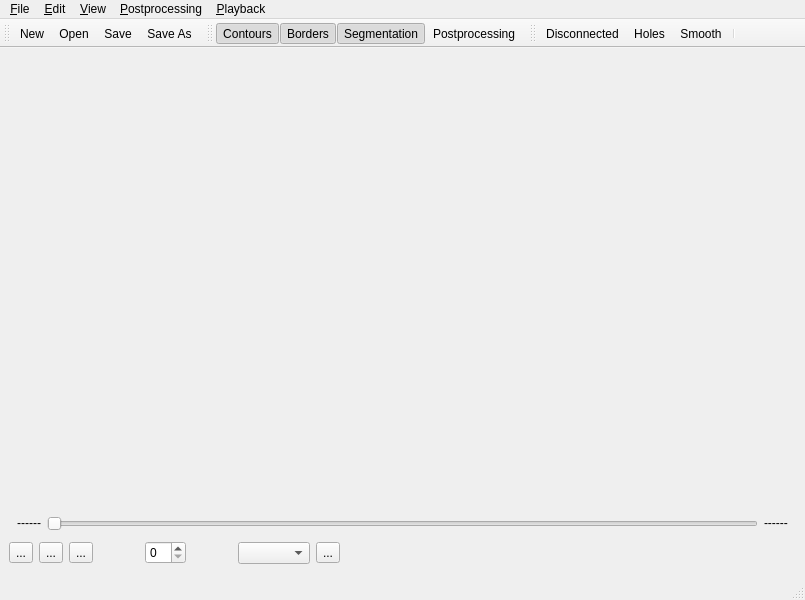
<?xml version="1.0" encoding="UTF-8"?>
<ui version="4.0">
 <class>Editor</class>
 <widget class="QMainWindow" name="Editor">
  <property name="geometry">
   <rect>
    <x>0</x>
    <y>0</y>
    <width>805</width>
    <height>600</height>
   </rect>
  </property>
  <property name="windowTitle">
   <string>Sequence Face Landmarks Viewer</string>
  </property>
  <widget class="QWidget" name="centralwidget">
   <layout class="QGridLayout" name="gridLayout_2">
    <item row="0" column="0">
     <layout class="QVBoxLayout" name="verticalLayout">
      <item>
       <widget class="QLabel" name="display">
        <property name="minimumSize">
         <size>
          <width>320</width>
          <height>240</height>
         </size>
        </property>
        <property name="baseSize">
         <size>
          <width>0</width>
          <height>0</height>
         </size>
        </property>
        <property name="text">
         <string/>
        </property>
       </widget>
      </item>
      <item>
       <layout class="QHBoxLayout" name="frame_layout">
        <item>
         <widget class="QLabel" name="curr_frame_lbl">
          <property name="sizePolicy">
           <sizepolicy hsizetype="Preferred" vsizetype="Fixed">
            <horstretch>0</horstretch>
            <verstretch>0</verstretch>
           </sizepolicy>
          </property>
          <property name="minimumSize">
           <size>
            <width>32</width>
            <height>0</height>
           </size>
          </property>
          <property name="text">
           <string>------</string>
          </property>
          <property name="alignment">
           <set>Qt::AlignRight|Qt::AlignTrailing|Qt::AlignVCenter</set>
          </property>
         </widget>
        </item>
        <item>
         <widget class="QSlider" name="frame_slider">
          <property name="enabled">
           <bool>false</bool>
          </property>
          <property name="orientation">
           <enum>Qt::Horizontal</enum>
          </property>
         </widget>
        </item>
        <item>
         <widget class="QLabel" name="max_frame_lbl">
          <property name="sizePolicy">
           <sizepolicy hsizetype="Preferred" vsizetype="Fixed">
            <horstretch>0</horstretch>
            <verstretch>0</verstretch>
           </sizepolicy>
          </property>
          <property name="minimumSize">
           <size>
            <width>32</width>
            <height>0</height>
           </size>
          </property>
          <property name="text">
           <string>------</string>
          </property>
         </widget>
        </item>
       </layout>
      </item>
      <item>
       <layout class="QHBoxLayout" name="buttons_layout">
        <item>
         <widget class="QToolButton" name="backward_btn">
          <property name="minimumSize">
           <size>
            <width>0</width>
            <height>0</height>
           </size>
          </property>
          <property name="text">
           <string>...</string>
          </property>
          <property name="iconSize">
           <size>
            <width>32</width>
            <height>32</height>
           </size>
          </property>
         </widget>
        </item>
        <item>
         <widget class="QToolButton" name="play_pause_btn">
          <property name="text">
           <string>...</string>
          </property>
          <property name="iconSize">
           <size>
            <width>32</width>
            <height>32</height>
           </size>
          </property>
         </widget>
        </item>
        <item>
         <widget class="QToolButton" name="forward_btn">
          <property name="text">
           <string>...</string>
          </property>
          <property name="iconSize">
           <size>
            <width>32</width>
            <height>32</height>
           </size>
          </property>
         </widget>
        </item>
        <item>
         <spacer name="horizontalSpacer">
          <property name="orientation">
           <enum>Qt::Horizontal</enum>
          </property>
          <property name="sizeType">
           <enum>QSizePolicy::Fixed</enum>
          </property>
          <property name="sizeHint" stdset="0">
           <size>
            <width>8</width>
            <height>20</height>
           </size>
          </property>
         </spacer>
        </item>
        <item>
         <widget class="QLabel" name="hierarchy_lbl">
          <property name="minimumSize">
           <size>
            <width>32</width>
            <height>32</height>
           </size>
          </property>
          <property name="text">
           <string/>
          </property>
          <property name="pixmap">
           <pixmap>:/images/hierarchy.png</pixmap>
          </property>
         </widget>
        </item>
        <item>
         <widget class="QSpinBox" name="spinBox">
          <property name="maximum">
           <number>19</number>
          </property>
         </widget>
        </item>
        <item>
         <spacer name="horizontalSpacer_3">
          <property name="orientation">
           <enum>Qt::Horizontal</enum>
          </property>
          <property name="sizeType">
           <enum>QSizePolicy::Fixed</enum>
          </property>
          <property name="sizeHint" stdset="0">
           <size>
            <width>8</width>
            <height>20</height>
           </size>
          </property>
         </spacer>
        </item>
        <item>
         <widget class="QLabel" name="face_lbl">
          <property name="minimumSize">
           <size>
            <width>32</width>
            <height>32</height>
           </size>
          </property>
          <property name="pixmap">
           <pixmap>:/images/face.png</pixmap>
          </property>
         </widget>
        </item>
        <item>
         <widget class="QComboBox" name="comboBox"/>
        </item>
        <item>
         <widget class="QToolButton" name="keyframe_btn">
          <property name="text">
           <string>...</string>
          </property>
          <property name="iconSize">
           <size>
            <width>32</width>
            <height>32</height>
           </size>
          </property>
         </widget>
        </item>
        <item>
         <spacer name="horizontalSpacer_2">
          <property name="orientation">
           <enum>Qt::Horizontal</enum>
          </property>
          <property name="sizeHint" stdset="0">
           <size>
            <width>40</width>
            <height>20</height>
           </size>
          </property>
         </spacer>
        </item>
       </layout>
      </item>
     </layout>
    </item>
   </layout>
  </widget>
  <widget class="QMenuBar" name="menubar">
   <property name="geometry">
    <rect>
     <x>0</x>
     <y>0</y>
     <width>805</width>
     <height>21</height>
    </rect>
   </property>
   <widget class="QMenu" name="menu_File">
    <property name="title">
     <string>&amp;File</string>
    </property>
    <addaction name="action_New"/>
    <addaction name="actionOpen"/>
    <addaction name="action_Save"/>
    <addaction name="actionSaveAs"/>
    <addaction name="actionClose"/>
    <addaction name="actionExit"/>
   </widget>
   <widget class="QMenu" name="menu_View">
    <property name="title">
     <string>&amp;View</string>
    </property>
    <addaction name="actionContours"/>
    <addaction name="actionBorders"/>
    <addaction name="actionSegmentation"/>
    <addaction name="actionPostprocessing"/>
   </widget>
   <widget class="QMenu" name="menuPlayback">
    <property name="title">
     <string>&amp;Playback</string>
    </property>
    <addaction name="actionPlay"/>
    <addaction name="actionBackward"/>
    <addaction name="actionForward"/>
   </widget>
   <widget class="QMenu" name="menuPostprocessing">
    <property name="title">
     <string>&amp;Postprocessing</string>
    </property>
    <addaction name="actionDisconnected"/>
    <addaction name="actionHoles"/>
    <addaction name="actionSmooth"/>
   </widget>
   <widget class="QMenu" name="menuEdit">
    <property name="title">
     <string>&amp;Edit</string>
    </property>
    <addaction name="actionEditSegmentation"/>
    <addaction name="actionEditContours"/>
   </widget>
   <addaction name="menu_File"/>
   <addaction name="menuEdit"/>
   <addaction name="menu_View"/>
   <addaction name="menuPostprocessing"/>
   <addaction name="menuPlayback"/>
  </widget>
  <widget class="QStatusBar" name="statusbar"/>
  <widget class="QToolBar" name="fileToolBar">
   <property name="windowTitle">
    <string>toolBar</string>
   </property>
   <attribute name="toolBarArea">
    <enum>TopToolBarArea</enum>
   </attribute>
   <attribute name="toolBarBreak">
    <bool>false</bool>
   </attribute>
   <addaction name="action_New"/>
   <addaction name="actionOpen"/>
   <addaction name="action_Save"/>
   <addaction name="actionSaveAs"/>
  </widget>
  <widget class="QToolBar" name="viewToolBar">
   <property name="windowTitle">
    <string>toolBar_2</string>
   </property>
   <attribute name="toolBarArea">
    <enum>TopToolBarArea</enum>
   </attribute>
   <attribute name="toolBarBreak">
    <bool>false</bool>
   </attribute>
   <addaction name="actionContours"/>
   <addaction name="actionBorders"/>
   <addaction name="actionSegmentation"/>
   <addaction name="actionPostprocessing"/>
  </widget>
  <widget class="QToolBar" name="postToolBar">
   <property name="windowTitle">
    <string>toolBar</string>
   </property>
   <attribute name="toolBarArea">
    <enum>TopToolBarArea</enum>
   </attribute>
   <attribute name="toolBarBreak">
    <bool>false</bool>
   </attribute>
   <addaction name="actionDisconnected"/>
   <addaction name="actionHoles"/>
   <addaction name="actionSmooth"/>
   <addaction name="separator"/>
  </widget>
  <action name="actionPlay">
   <property name="icon">
    <iconset theme=":/images/play.png"/>
   </property>
   <property name="text">
    <string>&amp;Play</string>
   </property>
   <property name="shortcut">
    <string>Space</string>
   </property>
  </action>
  <action name="actionBackward">
   <property name="icon">
    <iconset theme=":/images/backward.png"/>
   </property>
   <property name="text">
    <string>&amp;Backward</string>
   </property>
   <property name="shortcut">
    <string>Left</string>
   </property>
  </action>
  <action name="actionForward">
   <property name="icon">
    <iconset theme=":/images/forward.png"/>
   </property>
   <property name="text">
    <string>&amp;Forward</string>
   </property>
   <property name="shortcut">
    <string>Right</string>
   </property>
  </action>
  <action name="actionKeyframe">
   <property name="checkable">
    <bool>true</bool>
   </property>
   <property name="icon">
    <iconset theme=":/images/key.png"/>
   </property>
   <property name="text">
    <string>Keyframe</string>
   </property>
   <property name="toolTip">
    <string>Toggle keyframe</string>
   </property>
   <property name="statusTip">
    <string>Toggle keyframe</string>
   </property>
  </action>
  <action name="actionOpen">
   <property name="icon">
    <iconset theme=":/images/open.png"/>
   </property>
   <property name="text">
    <string>&amp;Open...</string>
   </property>
   <property name="toolTip">
    <string>Open an existing file</string>
   </property>
   <property name="shortcut">
    <string>Ctrl+O</string>
   </property>
  </action>
  <action name="action_New">
   <property name="icon">
    <iconset theme=":/images/new.png"/>
   </property>
   <property name="text">
    <string>&amp;New</string>
   </property>
   <property name="toolTip">
    <string>Create a new file</string>
   </property>
   <property name="shortcut">
    <string>Ctrl+N</string>
   </property>
  </action>
  <action name="action_Save">
   <property name="icon">
    <iconset theme=":/images/save.png"/>
   </property>
   <property name="text">
    <string>&amp;Save</string>
   </property>
   <property name="toolTip">
    <string>Save the document to disk</string>
   </property>
   <property name="shortcut">
    <string>Ctrl+S</string>
   </property>
  </action>
  <action name="actionSaveAs">
   <property name="icon">
    <iconset theme=":/images/save-as.png"/>
   </property>
   <property name="text">
    <string>Save As...</string>
   </property>
   <property name="toolTip">
    <string>Save the document under a new name</string>
   </property>
  </action>
  <action name="actionClose">
   <property name="icon">
    <iconset theme=":/images/close.png"/>
   </property>
   <property name="text">
    <string>Close</string>
   </property>
   <property name="toolTip">
    <string>Close</string>
   </property>
   <property name="statusTip">
    <string>Close</string>
   </property>
  </action>
  <action name="actionExit">
   <property name="icon">
    <iconset theme=":/images/exit.png"/>
   </property>
   <property name="text">
    <string>E&amp;xit</string>
   </property>
   <property name="toolTip">
    <string>Exit</string>
   </property>
   <property name="shortcut">
    <string>Esc</string>
   </property>
  </action>
  <action name="actionContours">
   <property name="checkable">
    <bool>true</bool>
   </property>
   <property name="checked">
    <bool>true</bool>
   </property>
   <property name="icon">
    <iconset theme=":/images/contours.png"/>
   </property>
   <property name="text">
    <string>&amp;Contours</string>
   </property>
   <property name="toolTip">
    <string>Show Contours</string>
   </property>
  </action>
  <action name="actionBorders">
   <property name="checkable">
    <bool>true</bool>
   </property>
   <property name="checked">
    <bool>true</bool>
   </property>
   <property name="icon">
    <iconset theme=":/images/borders.png"/>
   </property>
   <property name="text">
    <string>&amp;Borders</string>
   </property>
   <property name="toolTip">
    <string>Show Borders</string>
   </property>
  </action>
  <action name="actionSegmentation">
   <property name="checkable">
    <bool>true</bool>
   </property>
   <property name="checked">
    <bool>true</bool>
   </property>
   <property name="icon">
    <iconset theme=":/images/segmentation.png"/>
   </property>
   <property name="text">
    <string>&amp;Segmentation</string>
   </property>
   <property name="toolTip">
    <string>Show Segmentation</string>
   </property>
  </action>
  <action name="actionPostprocessing">
   <property name="checkable">
    <bool>true</bool>
   </property>
   <property name="icon">
    <iconset theme=":/images/postprocess.png"/>
   </property>
   <property name="text">
    <string>&amp;Postprocessing</string>
   </property>
   <property name="toolTip">
    <string>Show Postprocessing</string>
   </property>
  </action>
  <action name="actionDisconnected">
   <property name="checkable">
    <bool>true</bool>
   </property>
   <property name="icon">
    <iconset theme=":/images/postprocess_disconnected.png"/>
   </property>
   <property name="text">
    <string>Disconnected</string>
   </property>
   <property name="toolTip">
    <string>Remove smaller disconnected segmented pixel components</string>
   </property>
   <property name="statusTip">
    <string>Remove smaller disconnected segmented pixel components</string>
   </property>
  </action>
  <action name="actionHoles">
   <property name="checkable">
    <bool>true</bool>
   </property>
   <property name="icon">
    <iconset theme=":/images/postprocess_holes.png"/>
   </property>
   <property name="text">
    <string>Holes</string>
   </property>
   <property name="toolTip">
    <string>Fill holes in the segmentation</string>
   </property>
   <property name="statusTip">
    <string>Fill holes in the segmentation</string>
   </property>
  </action>
  <action name="actionSmooth">
   <property name="checkable">
    <bool>true</bool>
   </property>
   <property name="icon">
    <iconset theme=":/images/postprocess_smooth.png"/>
   </property>
   <property name="text">
    <string>Smooth</string>
   </property>
   <property name="toolTip">
    <string>Smooth the segmentation</string>
   </property>
   <property name="statusTip">
    <string>Smooth the segmentation</string>
   </property>
  </action>
  <action name="actionEditSegmentation">
   <property name="checkable">
    <bool>true</bool>
   </property>
   <property name="text">
    <string>Segmentation</string>
   </property>
  </action>
  <action name="actionEditContours">
   <property name="checkable">
    <bool>true</bool>
   </property>
   <property name="text">
    <string>Contours</string>
   </property>
  </action>
 </widget>
 <resources/>
 <connections/>
</ui>
